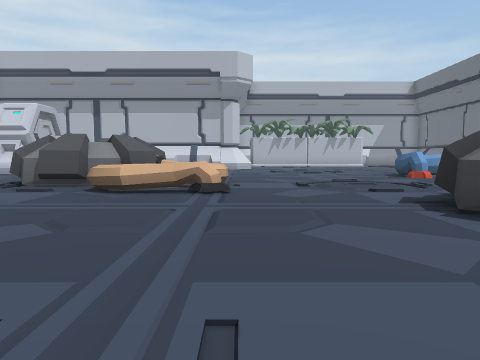
View 1 (above)

24 first-person views from a walk through a 3-D level made in the Unity game engine. The camera is 1.2 m above the floor, tilts 4° down and sees 70° across. The floor is counted in squares, 2 m on a side. Each view is taken from the middle of a square. On the plan, view 1 faces up. The plan holds only what a view shows up to about 10 squares ahead; the rest is blank.

View 2
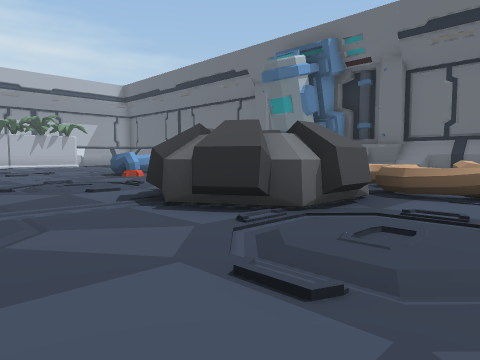

View 3
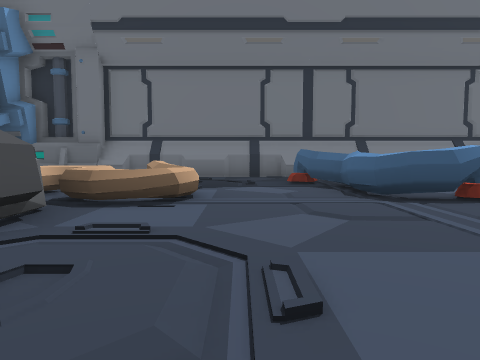

View 4
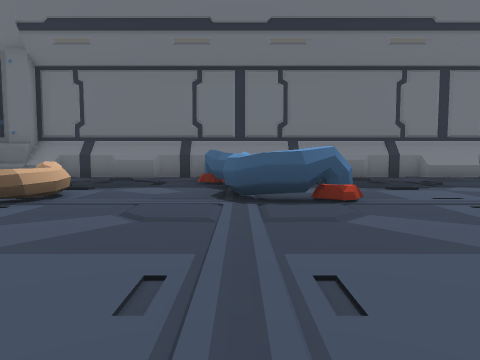

View 5
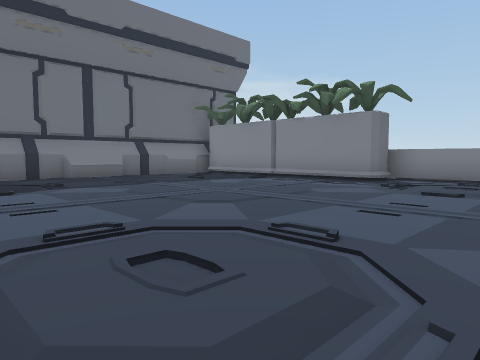

View 6
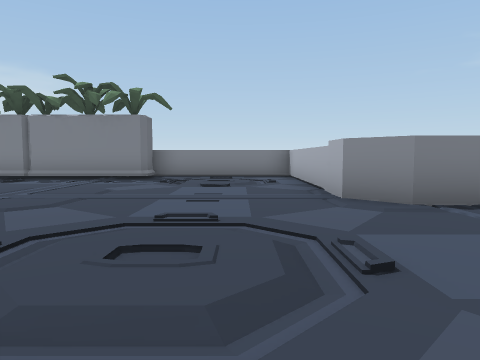

View 7
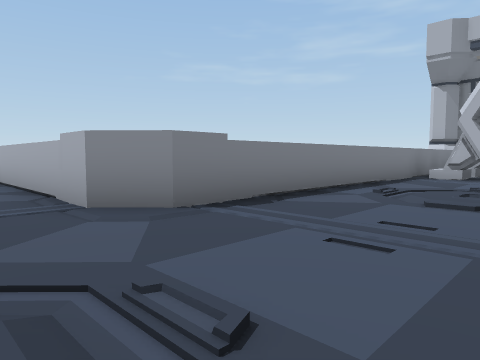

View 8
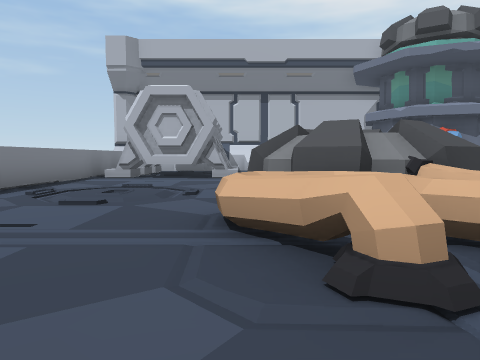

View 9
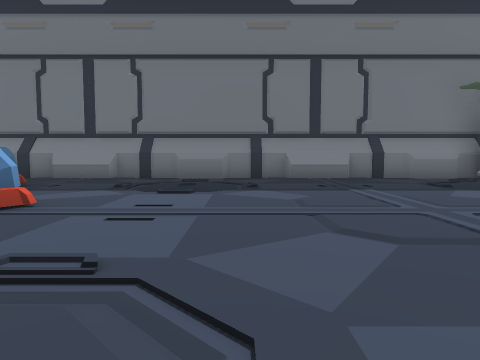

View 10
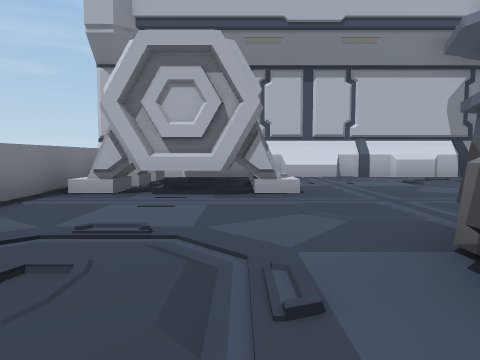

View 11
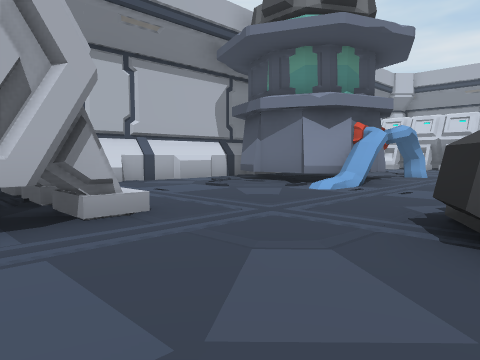

View 12
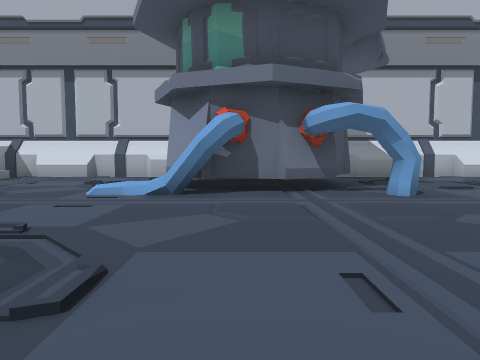

View 13
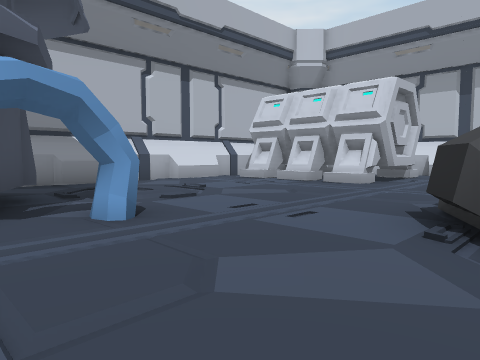

View 14
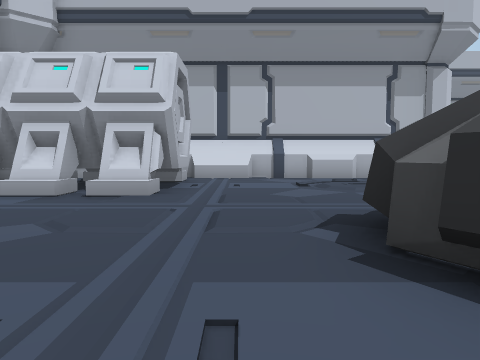

View 15
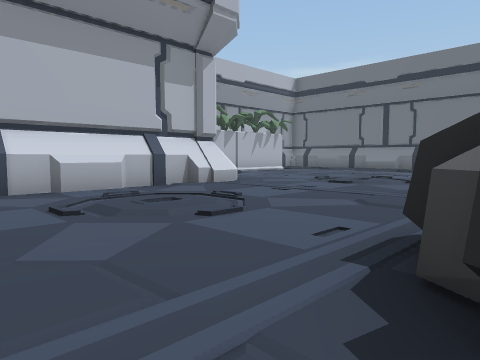

View 16
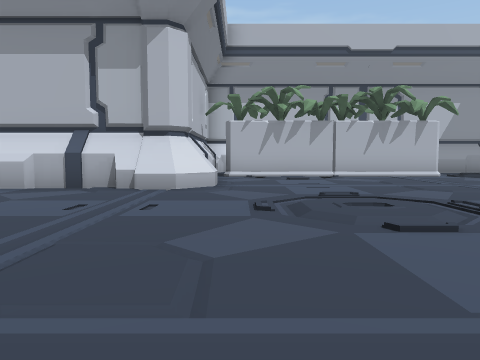

View 17
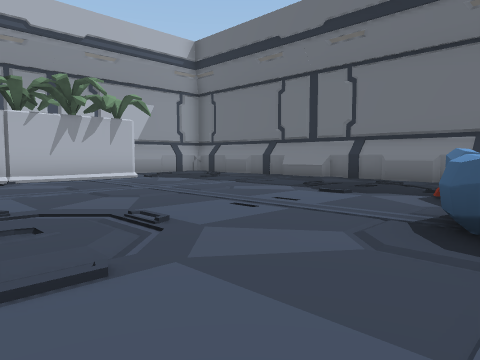

View 18
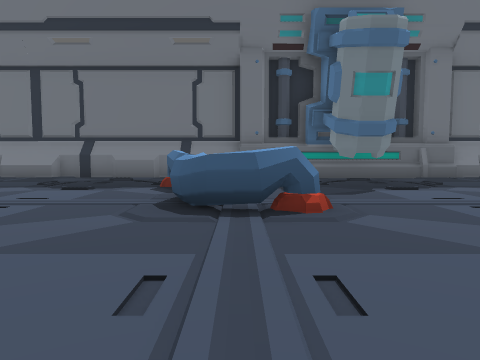

View 19
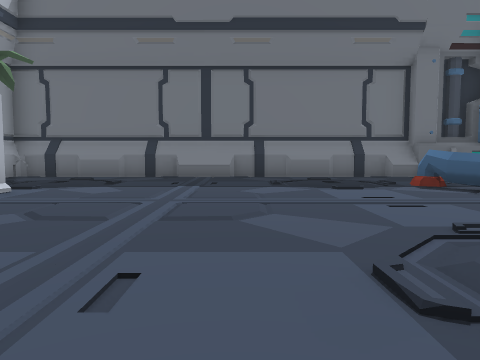

View 20
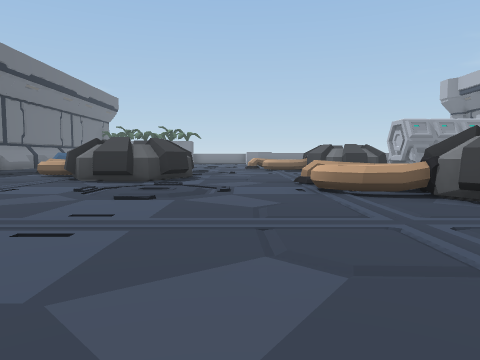

View 21
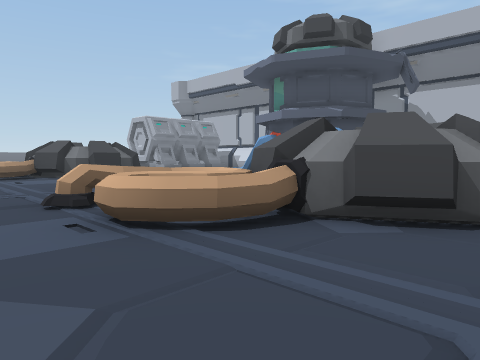

View 22
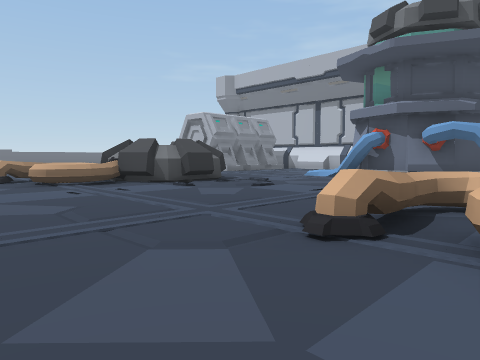

View 23
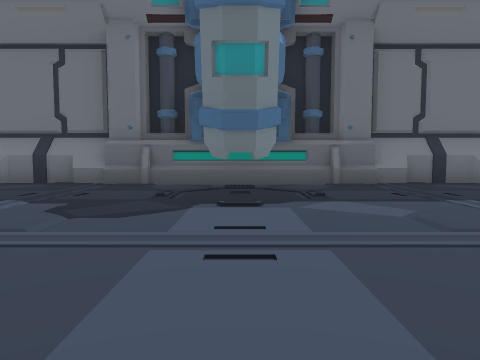

View 24
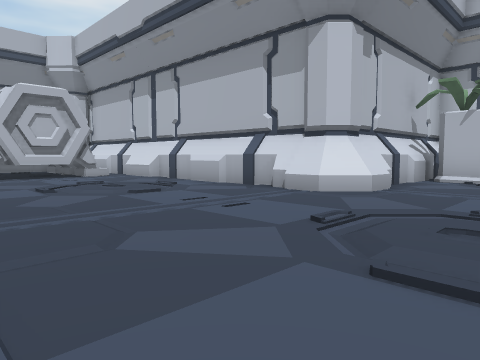

### Floor plan
Key: @ floor where view 1 was taken; # wall or solid block; . floor; / step, stairs or slope; = window, fence, low wall or low ledge; ^ raised ledge.
Columns run from 12 left of view 1 to 11 right of it. Each row starts with its distance up from view 1.
 22                        #
 21             #         .#
 20             #       //.#
 19             #######/...#
 18             #.......//.#
 17             #..........#
 16      ########..........#
 15     ###....##..........#
 14  ####...//....//....//.#
 13  #####............../..#
 12 ######..//....//....//.#
 11 #////............#^^/..#
 10 #................^.....#
  9 #.......###............#
  8 #.//...^###^..//....//.#
  7 #.......##^^........./##
  6 #.//#....=^^..//....//.#
  5    ##..........^##.....#
  4     #..........###.....#
  3 #   #..........###^^...#
  2 #.###/..//....//#.^/ /.#
  1 #...//............^^/..#
  0 #.//....###.@.//....//.#
 -1 #......^###^^.......#/.#
 -2 #......####^^.....^^^/.#
 -3 #........#=^=.....^....#
 -4 ######..//....//....//.#
 -5   ####.................#
 -6  ####...//....//....//.#
 -7     #^^####^#..........#
 -8             #..........#
 -9             ^..........#
-10             #.//....//.#
-11             #..........#
-12             #.//.####  #
-13             ######

Where each view was taken, in squares from view 1:
view 1: 0 up, 0 right, facing up
view 2: 0 up, 0 right, facing up-right
view 3: 0 up, 1 right, facing right
view 4: 2 down, 1 right, facing right
view 5: 4 down, 1 right, facing down-right
view 6: 3 down, 2 right, facing down
view 7: 4 down, 2 right, facing down-left
view 8: 3 down, 2 right, facing left
view 9: 6 down, 2 right, facing right
view 10: 4 down, 2 left, facing left
view 11: 5 down, 4 left, facing up-left
view 12: 3 up, 2 left, facing left
view 13: 4 up, 4 left, facing up-left
view 14: 6 up, 6 left, facing up
view 15: 9 up, 6 left, facing up-right
view 16: 9 up, 1 right, facing up
view 17: 10 up, 2 right, facing up-right
view 18: 10 up, 1 right, facing right
view 19: 15 up, 1 right, facing right
view 20: 13 up, 1 right, facing down
view 21: 10 up, 1 right, facing down-left
view 22: 7 up, 2 right, facing down-left
view 23: 7 up, 3 right, facing right
view 24: 10 up, 3 right, facing up-left
